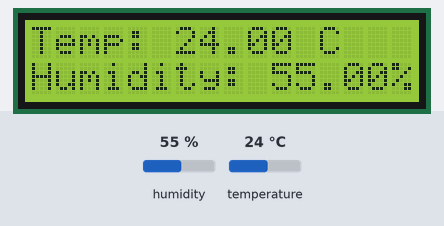
A sketch run on a simulated Arduino Uno, built with avr-gcc and run on an emulated ATmega328P. Shown: 16×2 character LCD. Inputs (shaded band) come from the test bench; at power-on: humidity 55 %, temperature 24 °C. What the sketch prints to the serial monitor is not drawn.

Above: at 3.2 s.
3.3 s: humidity set to 22 %
At 5.6 s:
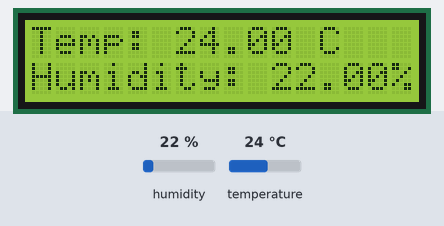
6.0 s: temperature set to 12 °C
At 6.8 s:
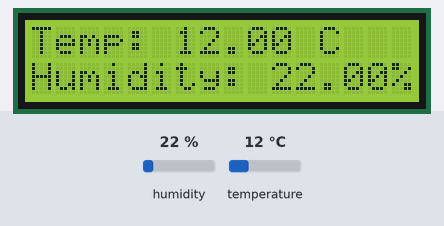
8.7 s: humidity set to 40 %
At 11.5 s:
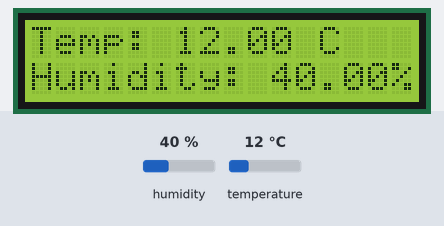
11.8 s: temperature set to 19 °C
At 12.8 s:
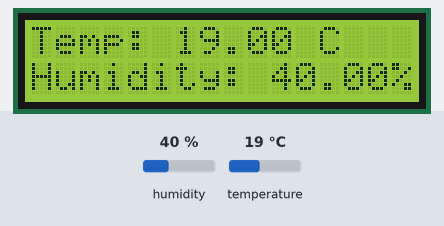
Timing chart, 0 to 14.8 s (numbered marks = the images above; inputs shaded):
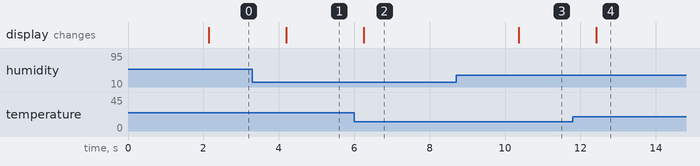

The sketch:

DHT11.ino
```cpp
#include <DHT.h>
#include <Wire.h>
#include <LiquidCrystal_I2C.h>

// Define DHT sensor type and pin
#define DHTPIN A0
#define DHTTYPE DHT11

DHT dht(DHTPIN, DHTTYPE);
LiquidCrystal_I2C lcd(0x27, 16, 2); // Adjust 0x27 if needed

void setup() {
    Serial.begin(9600);
    dht.begin();
    lcd.begin(16, 2);
    lcd.backlight();
    lcd.setCursor(0, 0);
    lcd.print("Humidity Monitor");
    delay(2000);
}

void loop() {
    float h = dht.readHumidity();
    float t = dht.readTemperature();

    if (isnan(h) || isnan(t)) {
        Serial.println("Failed to read DHT11!");
        return;
    }

    Serial.print("Humidity: ");
    Serial.print(h);
    Serial.print("% Temperature: ");
    Serial.print(t);
    Serial.println("°C");

    lcd.clear();
    lcd.setCursor(0, 0);
    lcd.print("Temp: ");
    lcd.print(t);
    lcd.print(" C");
    lcd.setCursor(0, 1);
    lcd.print("Humidity: ");
    lcd.print(h);
    lcd.print("%");

    delay(2000);
}
```

Measured:
- after the input at 3.3 s, the display: changes after 0.89 s (image 1)
- after the input at 6.0 s, the display: changes after 0.25 s (image 2)
- after the input at 8.7 s, the display: changes after 1.7 s (image 3)
- after the input at 11.8 s, the display: changes after 0.62 s (image 4)
